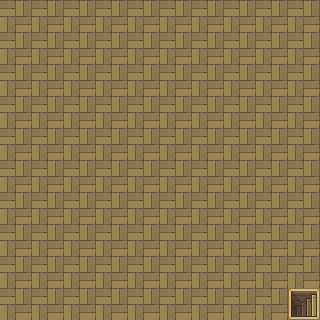

Below is a game level as drawn by its tile map, then a one-line description and the .tmx file that defines it, in full:
An orthogonal 10x10 tile map with 32x32 px tiles, 1 tile layer (Capa de patrones 1) and 1 object (event).

<map version="1.10" tiledversion="1.11.2" orientation="orthogonal" renderorder="right-down" width="10" height="10" tilewidth="32" tileheight="32" infinite="0" nextlayerid="4" nextobjectid="9">
 <tileset firstgid="1" source="[Base]BaseChip_pipo.tsx" />
 <layer id="1" name="Capa de patrones 1" width="10" height="10">
  <data encoding="csv">
305,305,305,305,305,305,305,305,305,305,
305,305,305,305,305,305,305,305,305,305,
305,305,305,305,305,305,305,305,305,305,
305,305,305,305,305,305,305,305,305,305,
305,305,305,305,305,305,305,305,305,305,
305,305,305,305,305,305,305,305,305,305,
305,305,305,305,305,305,305,305,305,305,
305,305,305,305,305,305,305,305,305,305,
305,305,305,305,305,305,305,305,305,305,
305,305,305,305,305,305,305,305,305,311
</data>
 </layer>
 <objectgroup id="3" name="Capa de Objetos 1">
  <object id="7" name="EV-2" type="event" x="288" y="289">
   <point />
  </object>
 </objectgroup>
</map>
